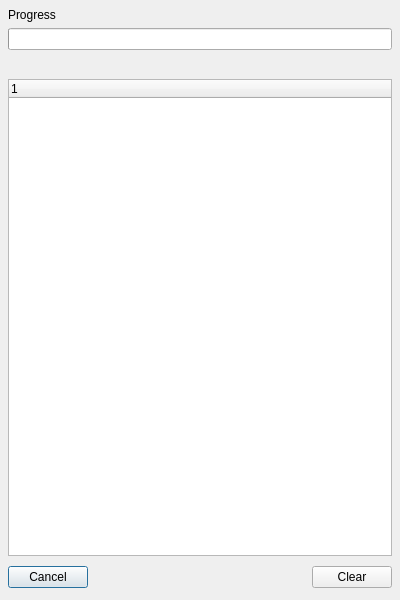
<?xml version="1.0" encoding="UTF-8"?>
<ui version="4.0">
 <class>ProgressDialog</class>
 <widget class="QDialog" name="ProgressDialog">
  <property name="geometry">
   <rect>
    <x>0</x>
    <y>0</y>
    <width>400</width>
    <height>600</height>
   </rect>
  </property>
  <property name="sizePolicy">
   <sizepolicy hsizetype="Preferred" vsizetype="Expanding">
    <horstretch>0</horstretch>
    <verstretch>0</verstretch>
   </sizepolicy>
  </property>
  <property name="windowTitle">
   <string>Form</string>
  </property>
  <layout class="QVBoxLayout" name="verticalLayout_7">
   <property name="spacing">
    <number>8</number>
   </property>
   <property name="leftMargin">
    <number>8</number>
   </property>
   <property name="topMargin">
    <number>8</number>
   </property>
   <property name="rightMargin">
    <number>8</number>
   </property>
   <property name="bottomMargin">
    <number>8</number>
   </property>
   <item>
    <widget class="QWidget" name="dockWidget" native="true">
     <layout class="QVBoxLayout" name="verticalLayout_8">
      <property name="leftMargin">
       <number>0</number>
      </property>
      <property name="topMargin">
       <number>0</number>
      </property>
      <property name="rightMargin">
       <number>0</number>
      </property>
      <property name="bottomMargin">
       <number>0</number>
      </property>
      <item>
       <widget class="QLabel" name="label">
        <property name="text">
         <string>Progress</string>
        </property>
       </widget>
      </item>
      <item>
       <widget class="QProgressBar" name="progress">
        <property name="maximum">
         <number>100</number>
        </property>
        <property name="value">
         <number>0</number>
        </property>
        <property name="textVisible">
         <bool>false</bool>
        </property>
       </widget>
      </item>
      <item>
       <widget class="QLabel" name="status">
        <property name="font">
         <font>
          <pointsize>11</pointsize>
         </font>
        </property>
        <property name="text">
         <string/>
        </property>
       </widget>
      </item>
      <item>
       <widget class="stageviz::TreeWidget" name="progressTree">
        <property name="alternatingRowColors">
         <bool>false</bool>
        </property>
        <column>
         <property name="text">
          <string notr="true">1</string>
         </property>
        </column>
       </widget>
      </item>
      <item>
       <widget class="QWidget" name="widget_6" native="true">
        <property name="minimumSize">
         <size>
          <width>0</width>
          <height>0</height>
         </size>
        </property>
        <layout class="QHBoxLayout" name="horizontalLayout_5">
         <property name="leftMargin">
          <number>0</number>
         </property>
         <property name="topMargin">
          <number>4</number>
         </property>
         <property name="rightMargin">
          <number>0</number>
         </property>
         <property name="bottomMargin">
          <number>4</number>
         </property>
         <item>
          <widget class="QPushButton" name="cancel">
           <property name="text">
            <string>Cancel</string>
           </property>
          </widget>
         </item>
         <item>
          <spacer name="horizontalSpacer_3">
           <property name="orientation">
            <enum>Qt::Orientation::Horizontal</enum>
           </property>
           <property name="sizeHint" stdset="0">
            <size>
             <width>40</width>
             <height>20</height>
            </size>
           </property>
          </spacer>
         </item>
         <item>
          <widget class="QPushButton" name="clear">
           <property name="text">
            <string>Clear</string>
           </property>
          </widget>
         </item>
        </layout>
       </widget>
      </item>
     </layout>
    </widget>
   </item>
  </layout>
 </widget>
 <customwidgets>
  <customwidget>
   <class>stageviz::TreeWidget</class>
   <extends>QTreeWidget</extends>
   <header>../../../sources/treewidget.h</header>
  </customwidget>
 </customwidgets>
 <resources/>
 <connections/>
</ui>
